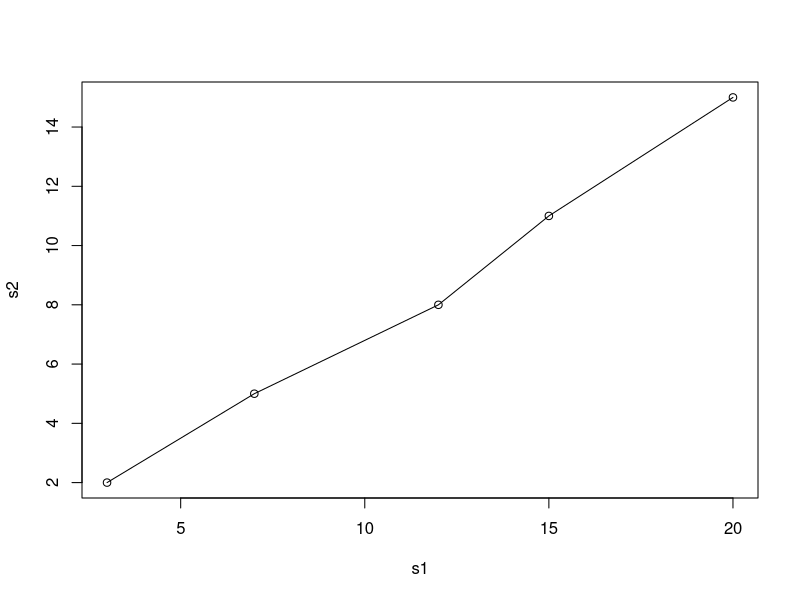
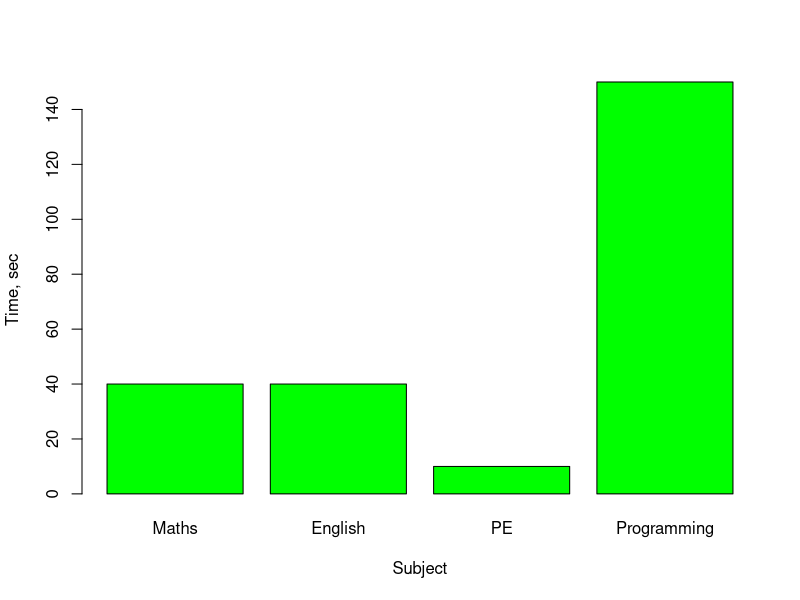

R code for these plots, in order:
# Посчитать
1234+4567
29-45
325/25
56*12
11*11

# Умножьте 11111111 само на себя. Теперь умножьте на 1111111?. О чём говрит ошибка?
111*111
1111111*1111111
# Форматы не совпадают

options(digits=14)
1111111*1111111

# Найдите площади примоугольников с длинами (3,7,12,15, 20) и ширинами (2, 5,8,11,15)
s1 <- c(3, 7, 12, 15, 20)
s2 <- c(2, 5, 8, 11, 15)
s1 * s2

# Постройте график этих длин и ширин
plot(s1, s2)
lines(s1, s2)

# Первокурсник Вася тратит очень мног овремени на домашнюю работу. 40 минут на математику, 40 на английский, 10 на физкультуру и 150 минут на программирование. Постройте график.
agenda <-c("Maths" = 40, "English"= 40,"PE" = 10, "Programming" = 150)
barplot(agenda, xlab="Subject", ylab="Time, sec", col="green")

# Напитки разливаются вручную в банки по 455 мл, количество налитого нормально распределено со средним значением 450 мл. и стандартным отклонением 4 мл. Чтобы смоделировать количество разлитого в 5 банок напишем следующий алгорим:
drinks <- rnorm(10000, mean = 450, sd = 4)
mean(drinks > 455)